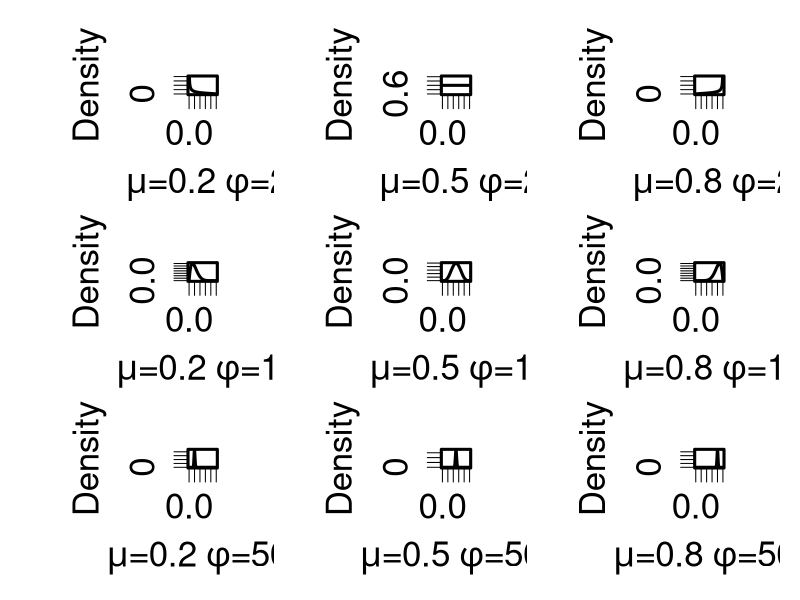

This chart was generated by the following R code:
#set save destination
png(
  file = "./figure1_beta_densities/beta_densities.png",
  width=1748,
  height=840
)

#set plotting parameters
par(mfrow=c(3,3),
    cex=1.4,
    cex.axis=1.5,
    cex.lab=1.5,
    mar=c(4,6,2,2),
    omi=c(0.2,0.2,0.2,0.2),
    lwd=3
)

#create different values for mu and phi
mu <- c(rep(c(0.2,0.5,0.8),times=3))
phi <- c(rep(2,times=3),rep(10,times=3),rep(500,times=3))

#plot curves for the beta densities
for (i in 1:length(mu)) {
  curve( dbeta(x,(mu[i]*phi[i]),((1-mu[i])*phi[i])) , from=0 , to=1 ,
         xlab=bquote(paste(~mu,"=",.(mu[i]),~phi,"=",.(phi[i]))),
         ylab="Density")
}

dev.off()
